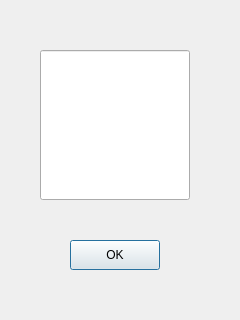
<?xml version="1.0" encoding="UTF-8"?>
<ui version="4.0">
 <class>WinDialog</class>
 <widget class="QDialog" name="WinDialog">
  <property name="geometry">
   <rect>
    <x>0</x>
    <y>0</y>
    <width>240</width>
    <height>320</height>
   </rect>
  </property>
  <property name="windowTitle">
   <string>Dialog</string>
  </property>
  <widget class="QPushButton" name="pushButton">
   <property name="geometry">
    <rect>
     <x>70</x>
     <y>240</y>
     <width>90</width>
     <height>30</height>
    </rect>
   </property>
   <property name="text">
    <string>OK</string>
   </property>
  </widget>
  <widget class="QLineEdit" name="lineEdit">
   <property name="geometry">
    <rect>
     <x>40</x>
     <y>50</y>
     <width>150</width>
     <height>150</height>
    </rect>
   </property>
  </widget>
 </widget>
 <resources/>
 <connections/>
</ui>
